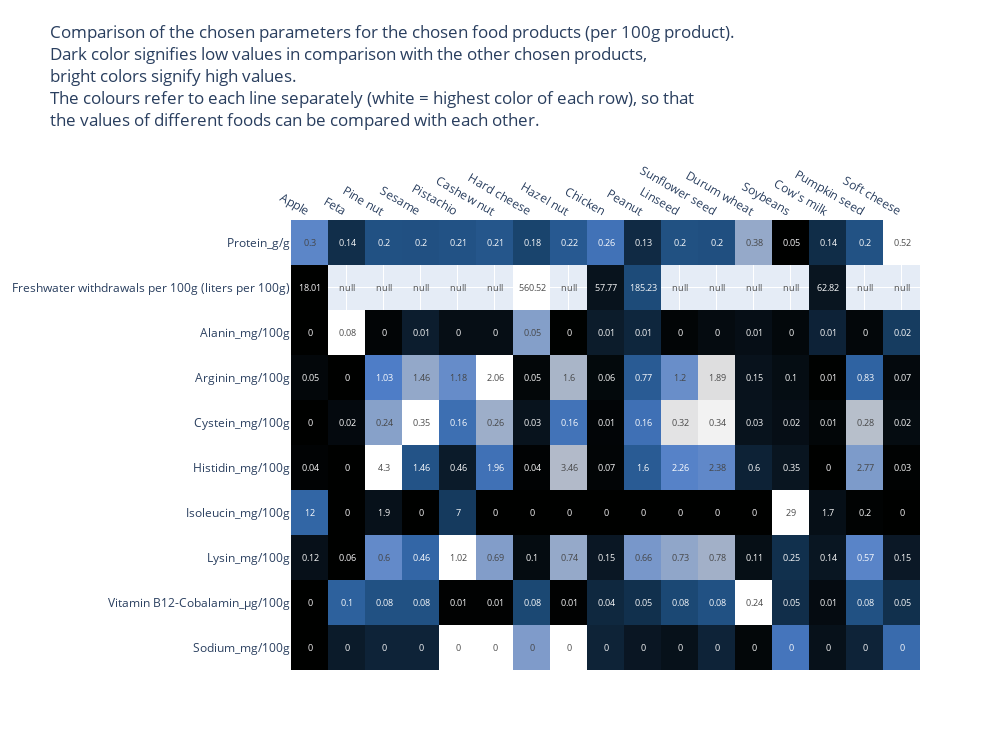

Notebook code cell kept with this figure:
### Markdown cell above
#### same as above for chosen parameters

### Code cell
parameters = ['Protein_g/g',
              'Freshwater withdrawals per 100g (liters per 100g)' , 'Alanin_mg/100g', 'Arginin_mg/100g', 'Cystein_mg/100g', 'Histidin_mg/100g', 
       'Isoleucin_mg/100g',  'Lysin_mg/100g', 'Vitamin B12-Cobalamin_μg/100g', 'Sodium_mg/100g']

df_plot = df_dapro[parameters]
df_n = df[parameters]

annotations = ((df_plot.T).to_numpy()).round(2)
title_text =  'Comparison of the chosen parameters for the chosen food products (per 100g product). <br>Dark color signifies low values in comparison with the other chosen products, <br>bright colors signify high values.<br>The colours refer to each line separately (white = highest color of each row), so that<br>the values of different foods can be compared with each other.'


plt.figure(figsize=(20, 20))
fig = px.imshow(df_n.T, text_auto=False, aspect="auto", width=1000,height=750,
    color_continuous_scale=oslo, 
#              ,   text = (df_dapro.T).to_numpy()
               )
fig.update_xaxes(side = "top")
# fig['layout'].update(annotations=annotations)
fig.update_layout(title_text=title_text,title_y = 0.95, 
                          margin={'t': 220})

fig.update_traces(text=annotations, texttemplate="%{text}")
fig.update_coloraxes(showscale=False)

fig.show()
# fig.write_html("HeatmapGramSmall1.html")

### Figure 1 — Plotly figure (JSON) as saved in the notebook; plotly's stock layout.template omitted (floating-point values rounded to 4 significant figures; data arrays with more than 128 entries replaced by an {"elided": "..."} marker saying what was removed)
{"data": [{"coloraxis": "coloraxis", "hovertemplate": " : %{x}<br>y: %{y}<br>color: %{z}<extra></extra>", "name": "0", "text": {"elided": "10x17 float values"}, "texttemplate": "%{text}", "type": "heatmap", "x": ["Apple", "Feta", "Pine nut", "Sesame", "Pistachio", "Cashew nut", "Hard cheese", "Hazel nut", "Chicken", "Peanut", "Linseed", "Sunflower seed", "Durum wheat", "Soybeans", "Cow's milk", "Pumpkin seed", "Soft cheese"], "xaxis": "x", "y": ["Protein_g/g", "Freshwater withdrawals per 100g (liters per 100g)", "Alanin_mg/100g", "Arginin_mg/100g", "Cystein_mg/100g", "Histidin_mg/100g", "Isoleucin_mg/100g", "Lysin_mg/100g", "Vitamin B12-Cobalamin_μg/100g", "Sodium_mg/100g"], "yaxis": "y", "z": {"elided": "10x17 float values"}}], "layout": {"coloraxis": {"colorscale": [[0, "rgb(0, 1, 0)"], [0.1, "rgb(11, 25, 39)"], [0.2, "rgb(17, 48, 77)"], [0.3, "rgb(27, 73, 117)"], [0.4, "rgb(46, 98, 160)"], [0.5, "rgb(78, 125, 199)"], [0.6, "rgb(111, 146, 202)"], [0.7, "rgb(144, 166, 201)"], [0.8, "rgb(176, 185, 200)"], [0.9, "rgb(215, 215, 216)"], [1, "rgb(255, 255, 255)"]], "showscale": false}, "height": 750, "margin": {"t": 220}, "title": {"text": "Comparison of the chosen parameters for the chosen food products (per 100g product). <br>Dark color signifies low values in comparison with the other chosen products, <br>bright colors signify high values.<br>The colours refer to each line separately (white = highest color of each row), so that<br>the values of different foods can be compared with each other.", "y": 0.95}, "width": 1000, "xaxis": {"anchor": "y", "domain": [0, 1], "side": "top", "title": {"text": " "}}, "yaxis": {"anchor": "x", "autorange": "reversed", "domain": [0, 1]}}}
